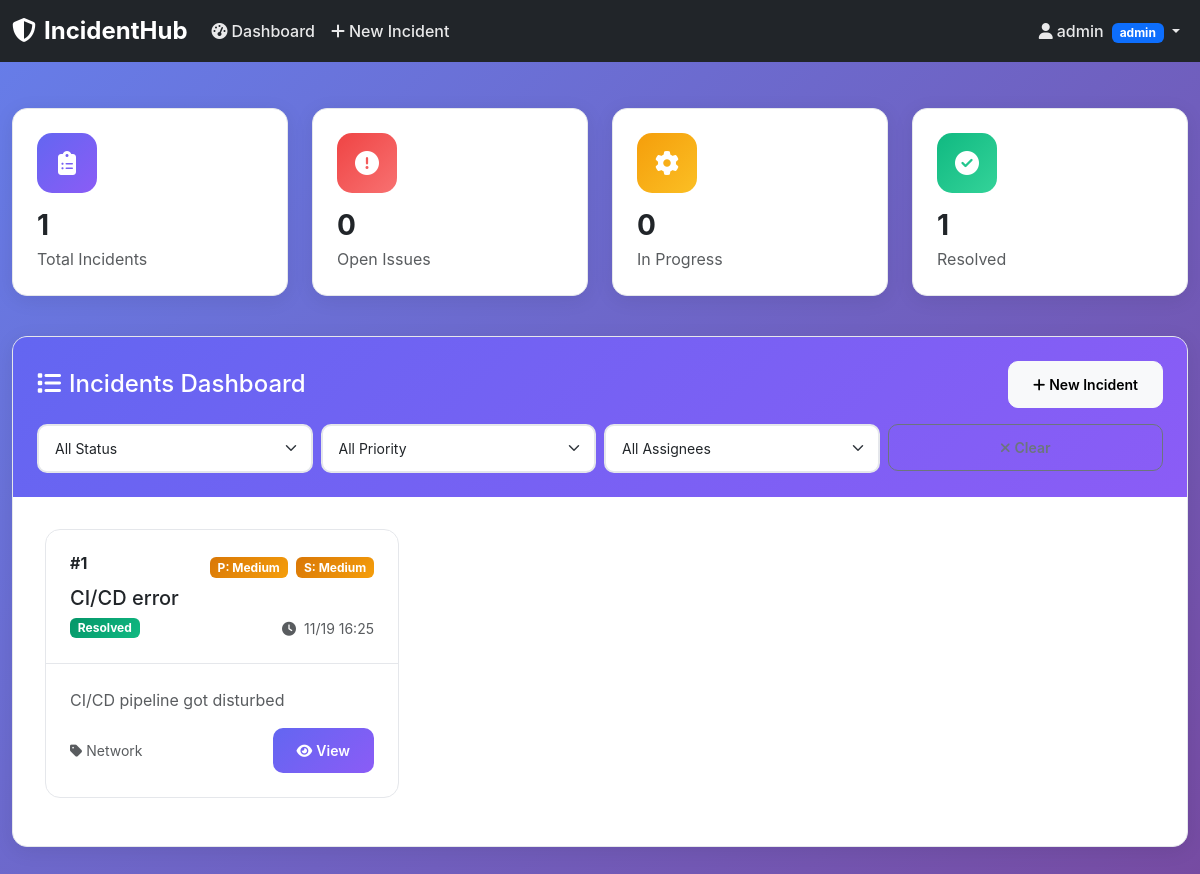
The page /dashboard (signed in) on the database its author committed.
### app.py (models this page shows)
class Incident(db.Model):
    id = db.Column(db.Integer, primary_key=True)
    title = db.Column(db.String(200), nullable=False)
    description = db.Column(db.Text, nullable=False)
    priority = db.Column(db.String(20), nullable=False)  # low, medium, high, critical
    severity = db.Column(db.String(20), nullable=False)  # low, medium, high, critical
    status = db.Column(db.String(20), nullable=False, default='open')  # open, in_progress, resolved, closed
    category = db.Column(db.String(50), nullable=False)
    created_by = db.Column(db.Integer, db.ForeignKey('user.id'), nullable=False)
    assigned_to = db.Column(db.Integer, db.ForeignKey('user.id'))
    created_at = db.Column(db.DateTime, default=datetime.utcnow)
    updated_at = db.Column(db.DateTime, default=datetime.utcnow, onupdate=datetime.utcnow)
    resolved_at = db.Column(db.DateTime)
    is_deleted = db.Column(db.Boolean, default=False)
    creator = db.relationship('User', foreign_keys=[created_by], backref='created_incidents')
    assignee = db.relationship('User', foreign_keys=[assigned_to], backref='assigned_incidents')

### app.py (the view)
@app.route('/dashboard', methods=['GET'])
@login_required
def dashboard():
    user = User.query.get(session['user_id'])
    if user.role == 'reporter':
        incidents = Incident.query.filter_by(created_by=user.id, is_deleted=False).order_by(Incident.created_at.desc()).all()
    elif user.role == 'engineer':
        incidents = Incident.query.filter(
            (Incident.assigned_to == user.id) | (Incident.created_by == user.id),
            Incident.is_deleted == False
        ).order_by(Incident.created_at.desc()).all()
    else:  # admin, manager
        incidents = Incident.query.filter_by(is_deleted=False).order_by(Incident.created_at.desc()).all()
    status_filter = request.args.get('status')
    priority_filter = request.args.get('priority')
    assignee_filter = request.args.get('assignee')
    if status_filter:
        incidents = [i for i in incidents if i.status == status_filter]
    if priority_filter:
        incidents = [i for i in incidents if i.priority == priority_filter]
    if assignee_filter:
        incidents = [i for i in incidents if str(i.assigned_to) == assignee_filter]
    stats = {
        'total': len(incidents),
        'open': len([i for i in incidents if i.status == 'open']),
        'in_progress': len([i for i in incidents if i.status == 'in_progress']),
        'resolved': len([i for i in incidents if i.status == 'resolved'])
    }
    users = User.query.filter_by(is_active=True).all()
    return render_template('dashboard.html', incidents=incidents, stats=stats, users=users)

### app.py (called while the page is built)
def login_required(f):
    @wraps(f)
    def decorated_function(*args, **kwargs):
        if 'user_id' not in session:
            logger.warning(f"Unauthorized access attempt to {request.endpoint}")
            return redirect(url_for('login'))
        return f(*args, **kwargs)
    return decorated_function

### templates/dashboard.html (shortened to what this page needs)
{% extends "base.html" %}
{% block content %}
<div class="container-fluid">
    <div class="row mb-4">
        <div class="col-lg-3 col-md-6 mb-3">
            <div class="stats-card fade-in-up">
                <div class="stats-icon total">
                    <i class="fas fa-clipboard-list"></i>
                </div>
                <h3 class="fw-bold mb-1">{{ stats.total }}</h3>
                <p class="text-muted mb-0">Total Incidents</p>
            </div>
        </div>
        <div class="col-lg-3 col-md-6 mb-3">
            <div class="stats-card fade-in-up" style="animation-delay: 0.1s">
                <div class="stats-icon open">
                    <i class="fas fa-exclamation-circle"></i>
                </div>
                <h3 class="fw-bold mb-1">{{ stats.open }}</h3>
                <p class="text-muted mb-0">Open Issues</p>
            </div>
        </div>
        <div class="col-lg-3 col-md-6 mb-3">
            <div class="stats-card fade-in-up" style="animation-delay: 0.2s">
                <div class="stats-icon progress">
                    <i class="fas fa-cog fa-spin"></i>
                </div>
                <h3 class="fw-bold mb-1">{{ stats.in_progress }}</h3>
                <p class="text-muted mb-0">In Progress</p>
            </div>
        </div>
        <div class="col-lg-3 col-md-6 mb-3">
            <div class="stats-card fade-in-up" style="animation-delay: 0.3s">
                <div class="stats-icon resolved">
                    <i class="fas fa-check-circle"></i>
                </div>
                <h3 class="fw-bold mb-1">{{ stats.resolved }}</h3>
                <p class="text-muted mb-0">Resolved</p>
            </div>
        </div>
    </div>
    <div class="row">
        <div class="col-12">
            <div class="content-card fade-in-up" style="animation-delay: 0.4s">
                <div class="content-header">
                    <div class="d-flex justify-content-between align-items-center mb-3">
                        <h4 class="mb-0">
                            <i class="fas fa-list me-2"></i>Incidents Dashboard
                        </h4>
                        {% if session.role in ['admin', 'manager', 'reporter'] %}
                        <a href="{{ url_for('new_incident') }}" class="btn btn-light btn-sm">
                            <i class="fas fa-plus me-1"></i>New Incident
                        </a>
                        {% endif %}
                    </div>
                    <div class="row g-2">
                        <div class="col-md-3">
                            <select class="form-select form-select-sm" id="statusFilter" onchange="applyFilters()">
                                <option value="">All Status</option>
                            </select>
                        </div>
                        <div class="col-md-3">
                            <select class="form-select form-select-sm" id="priorityFilter" onchange="applyFilters()">
                                <option value="">All Priority</option>
                            </select>
                        </div>
                        <div class="col-md-3">
                            <select class="form-select form-select-sm" id="assigneeFilter" onchange="applyFilters()">
                                <option value="">All Assignees</option>
                            </select>
                        </div>
                        <div class="col-md-3">
                            <button class="btn btn-outline-secondary btn-sm w-100" onclick="clearFilters()">
                                <i class="fas fa-times me-1"></i>Clear
                            </button>
                        </div>
                    </div>
                </div>
                <div class="content-body">
                    {% if incidents %}
                        <div class="row">
                            {% for incident in incidents %}
                            <div class="col-lg-6 col-xl-4 mb-3">
                                <div class="incident-card">
                                    <div class="incident-header">
                                        <div class="d-flex justify-content-between align-items-start mb-2">
                                            <h6 class="fw-bold mb-0">#{{ incident.id }}</h6>
                                            <div>
                                                <span class="badge severity-{{ incident.priority }} me-1">
                                                    P: {{ incident.priority.title() }}
                                                </span>
                                                <span class="badge severity-{{ incident.severity }}">
                                                    S: {{ incident.severity.title() }}
                                                </span>
                                            </div>
                                        </div>
                                        <h5 class="mb-2">{{ incident.title }}</h5>
                                        <div class="d-flex justify-content-between align-items-center">
                                            <span class="badge status-{{ incident.status }}">
                                                {{ incident.status.replace('_', ' ').title() }}
                                            </span>
                                            <small class="text-muted">
                                                <i class="fas fa-clock me-1"></i>
                                                {{ incident.created_at.strftime('%m/%d %H:%M') }}
                                            </small>
                                        </div>
                                    </div>
                                    <div class="incident-body">
                                        <p class="text-muted mb-3">
                                            {{ incident.description[:100] }}{% if incident.description|length > 100 %}...{% endif %}
                                        </p>
                                        <div class="d-flex justify-content-between align-items-center">
                                            <small class="text-muted">
                                                <i class="fas fa-tag me-1"></i>{{ incident.category.title() }}
                                            </small>
                                            <a href="{{ url_for('view_incident', id=incident.id) }}" class="btn btn-primary btn-sm">
                                                <i class="fas fa-eye me-1"></i>View
                                            </a>
                                        </div>
                                    </div>
                                </div>
                            </div>
                            {% endfor %}
                        </div>
                    {% endif %}
                </div>
            </div>
        </div>
    </div>
</div>
{% endblock %}

### static/css/style.css (style rules this page uses)
:root { --primary-color: #6366f1; --secondary-color: #8b5cf6; --success-color: #10b981; --warning-color: #f59e0b; --danger-color: #ef4444; --dark-color: #1f2937; --light-color: #f8fafc; --border-color: #e5e7eb; }
body { font-family: 'Inter', -apple-system, BlinkMacSystemFont, sans-serif; background: linear-gradient(135deg, #667eea 0%, #764ba2 100%); min-height: 100vh; }
.stats-card { background: white; border-radius: 15px; padding: 1.5rem; box-shadow: 0 4px 20px rgba(0, 0, 0, 0.08); border: 1px solid var(--border-color); transition: transform 0.3s ease, box-shadow 0.3s ease; }
.stats-icon { width: 60px; height: 60px; border-radius: 15px; display: flex; align-items: center; justify-content: center; font-size: 1.5rem; color: white; margin-bottom: 1rem; }
.stats-icon.total { background: linear-gradient(135deg, var(--primary-color), var(--secondary-color)); }
.stats-icon.open { background: linear-gradient(135deg, var(--danger-color), #f87171); }
.stats-icon.progress { background: linear-gradient(135deg, var(--warning-color), #fbbf24); }
.stats-icon.resolved { background: linear-gradient(135deg, var(--success-color), #34d399); }
.incident-card { background: white; border-radius: 15px; border: 1px solid var(--border-color); transition: all 0.3s ease; overflow: hidden; }
.incident-header { padding: 1.5rem; border-bottom: 1px solid var(--border-color); }
.incident-body { padding: 1.5rem; }
.severity-medium { background: linear-gradient(135deg, #d97706, #f59e0b); }
.status-resolved { background: linear-gradient(135deg, #059669, #10b981); }
.form-control, .form-select { border-radius: 10px; border: 2px solid var(--border-color); padding: 0.75rem 1rem; transition: all 0.3s ease; }
.btn { border-radius: 10px; padding: 0.75rem 1.5rem; font-weight: 600; transition: all 0.3s ease; }
.btn-primary { background: linear-gradient(135deg, var(--primary-color), var(--secondary-color)); border: none; }
.content-card { background: white; border-radius: 15px; box-shadow: 0 4px 20px rgba(0, 0, 0, 0.08); border: 1px solid var(--border-color); overflow: hidden; }
.content-header { background: linear-gradient(135deg, var(--primary-color), var(--secondary-color)); color: white; padding: 1.5rem; }
.content-body { padding: 2rem; }
.fade-in-up { animation: fadeInUp 0.6s ease-out; }

### rows shown on the page
Incident: id "1", priority "Medium", severity "Medium", title "CI/CD error", status.replace "Resolved", created_at "11/19 16:25", description "CI/CD pipeline got disturbed", category "Network"

### other values the page prints
{{ session.username }} "admin"
{{ session.role }} "admin"
{{ stats.total }} "1"
{{ stats.open }} "0"
{{ stats.in_progress }} "0"
{{ stats.resolved }} "1"
